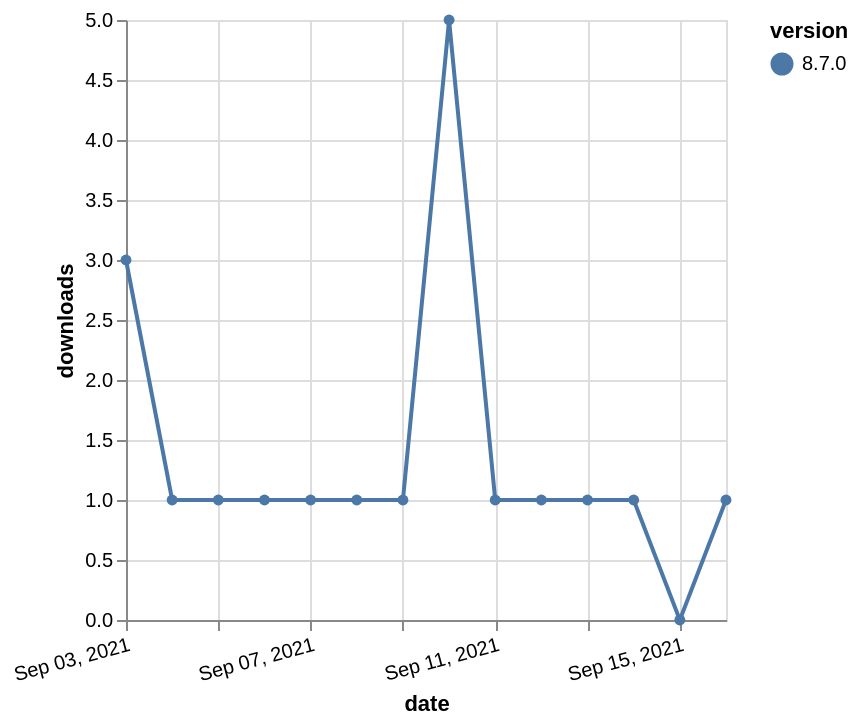

Source (Vega-Lite JSON):
### Vega-Lite specification from a JSON file in a GitHub repository (floating-point values rounded to 4 significant figures)
{"$schema": "https://vega.github.io/schema/vega-lite/v5.json", "description": "A simple bar chart with embedded data.", "data": {"values": [{"date": "2021-09-03", "total": 507, "delta": 3, "version": "8.7.0"}, {"date": "2021-09-04", "total": 508, "delta": 1, "version": "8.7.0"}, {"date": "2021-09-05", "total": 509, "delta": 1, "version": "8.7.0"}, {"date": "2021-09-06", "total": 510, "delta": 1, "version": "8.7.0"}, {"date": "2021-09-07", "total": 511, "delta": 1, "version": "8.7.0"}, {"date": "2021-09-08", "total": 512, "delta": 1, "version": "8.7.0"}, {"date": "2021-09-09", "total": 513, "delta": 1, "version": "8.7.0"}, {"date": "2021-09-10", "total": 518, "delta": 5, "version": "8.7.0"}, {"date": "2021-09-11", "total": 519, "delta": 1, "version": "8.7.0"}, {"date": "2021-09-12", "total": 520, "delta": 1, "version": "8.7.0"}, {"date": "2021-09-13", "total": 521, "delta": 1, "version": "8.7.0"}, {"date": "2021-09-14", "total": 522, "delta": 1, "version": "8.7.0"}, {"date": "2021-09-15", "total": 522, "delta": 0, "version": "8.7.0"}, {"date": "2021-09-16", "total": 523, "delta": 1, "version": "8.7.0"}]}, "width": "container", "mark": {"type": "line", "point": {"filled": true}}, "encoding": {"x": {"field": "date", "type": "temporal", "timeUnit": "yearmonthdate", "title": "date", "axis": {"labelAngle": -15}}, "y": {"field": "delta", "type": "quantitative", "title": "downloads"}, "color": {"field": "version", "type": "nominal"}, "tooltip": {"field": "delta"}}}
